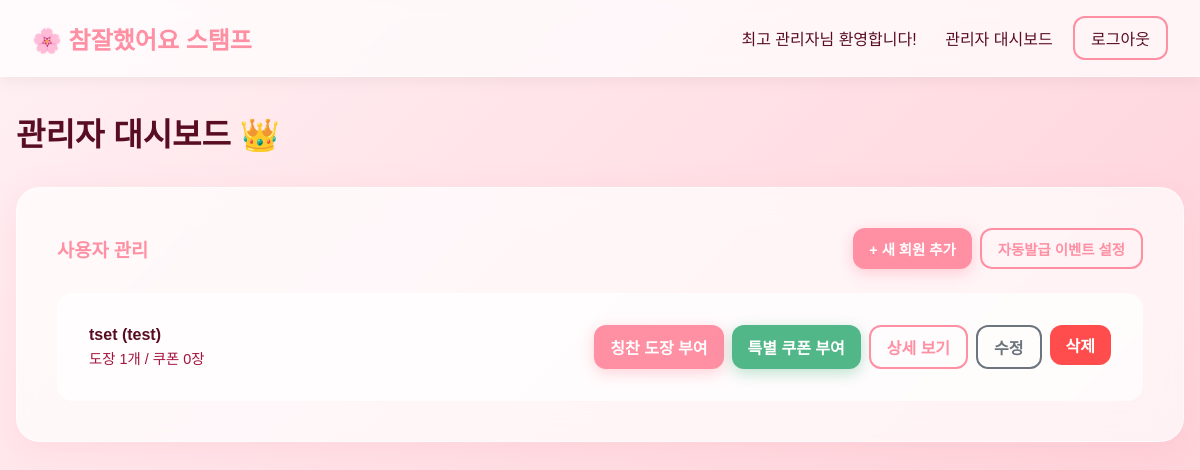
Screenshot of /admin_dashboard (signed in) with the database file from the repository.
### models.py (models this page shows)
class User(UserMixin, db.Model):
    id = db.Column(db.Integer, primary_key=True)
    username = db.Column(db.String(150), unique=True, nullable=False)
    password_hash = db.Column(db.String(256), nullable=False)
    name = db.Column(db.String(150), nullable=False)
    is_admin = db.Column(db.Boolean, default=False)
    stamps_received = db.relationship('Stamp', foreign_keys='Stamp.user_id', backref='receiver', lazy=True, cascade='all, delete-orphan')
    coupons_received = db.relationship('Coupon', foreign_keys='Coupon.user_id', backref='owner', lazy=True, cascade='all, delete-orphan')

### app.py (the view)
@app.route('/admin_dashboard')
@login_required
def admin_dashboard():
    if not current_user.is_admin:
        return redirect(url_for('user_dashboard'))
    users = User.query.filter_by(is_admin=False).all()
    event_config = EventConfig.query.first()
    user_stats = []
    for u in users:
        stamps_count = Stamp.query.filter_by(user_id=u.id).count()
        coupons_count = Coupon.query.filter_by(user_id=u.id).count()
        user_stats.append({
            'user': u,
            'stamps': stamps_count,
            'coupons': coupons_count
        })
    recent_used_coupons = Coupon.query.filter_by(is_used=True).order_by(Coupon.used_at.desc()).limit(10).all()
    return render_template('admin_dashboard.html', user_stats=user_stats, event_config=event_config, recent_used_coupons=recent_used_coupons)

### app.py (called while the page is built)
@login_manager.user_loader
def load_user(user_id):
    return User.query.get(int(user_id))

### templates/admin_dashboard.html (shortened to what this page needs)
{% extends "base.html" %}
{% block content %}
<div class="dashboard-header">
    <h1 class="dashboard-title">관리자 대시보드 👑</h1>
</div>
<div class="admin-grid">
    <div class="glass-card" style="grid-column: 1 / -1;">
        <h3 style="color: var(--primary); margin-bottom: 1.5rem; display: flex; flex-wrap: wrap; justify-content: space-between; align-items: center; gap: 1rem;">
            사용자 관리
            <div style="display: flex; gap: 0.5rem; flex-wrap: wrap;">
                <button class="btn btn-primary" onclick="openAddUserModal()" style="font-size: 0.9rem; padding: 0.5rem 1rem;">+ 새 회원 추가</button>
                <button class="btn btn-outline" onclick="openModal('eventModal')" style="font-size: 0.9rem; padding: 0.5rem 1rem;">자동발급 이벤트 설정</button>
            </div>
        </h3>
        <div style="background: rgba(255,255,255,0.7); border-radius: 16px; padding: 1rem;">
            {% for item in user_stats %}
                <div class="user-list-item">
                    <div class="user-info">
                        <h4>{{ item.user.name }} ({{ item.user.username }})</h4>
                        <p>도장 {{ item.stamps }}개 / 쿠폰 {{ item.coupons }}장</p>
                    </div>
                    <div style="display: flex; gap: 0.5rem;">
                        <button class="btn btn-primary" onclick="openStampModal({{ item.user.id }}, '{{ item.user.name }}')" style="padding: 0.5rem 1rem;">칭찬 도장 부여</button>
                        <button class="btn btn-success" onclick="openCouponModal({{ item.user.id }}, '{{ item.user.name }}')" style="padding: 0.5rem 1rem;">특별 쿠폰 부여</button>
                        <a href="{{ url_for('admin_user_detail', user_id=item.user.id) }}" class="btn btn-outline" style="padding: 0.5rem 1rem; text-decoration: none;">상세 보기</a>
                        <button class="btn btn-outline" onclick="openEditUserModal({{ item.user.id }}, '{{ item.user.name }}')" style="padding: 0.5rem 1rem; color: #6c757d; border-color: #6c757d;">수정</button>
                        <form method="POST" action="{{ url_for('admin_delete_user', user_id=item.user.id) }}" style="margin: 0;" onsubmit="return confirm('이 사용자와 연관된 모든 스탬프/쿠폰 내역이 삭제됩니다. 정말 삭제하시겠습니까?');">
                            <button type="submit" class="btn btn-danger" style="padding: 0.5rem 1rem; background: #ff4d4d; border: none; color: white;">삭제</button>
                        </form>
                    </div>
                </div>
            {% else %}
                <p style="text-align: center; padding: 2rem; color: var(--text-muted);">아직 가입한 사용자가 없습니다.</p>
            {% endfor %}
        </div>
    </div>
</div>
{% endblock %}

### templates/base.html (shortened to what this page needs)
<!DOCTYPE html>
<html lang="ko">
<head>
    <link rel="stylesheet" as="style" crossorigin href="https://cdn.jsdelivr.net/gh/orioncactus/pretendard@v1.3.8/dist/web/variable/pretendardvariable.css" />
    <link rel="stylesheet" href="{{ url_for('static', filename='css/style.css') }}">
</head>
<body>
    <nav class="navbar">
        <a href="{{ url_for('index') }}" class="navbar-brand">
            🌸 참잘했어요 스탬프
        </a>
        <div class="nav-links">
            {% if current_user.is_authenticated %}
                <span>{{ current_user.name }}님 환영합니다!</span>
                {% if current_user.is_admin %}
                    <a href="{{ url_for('admin_dashboard') }}">관리자 대시보드</a>
                {% else %}
                    <a href="{{ url_for('user_dashboard') }}">내 스탬프</a>
                {% endif %}
                <a href="{{ url_for('logout') }}" class="btn btn-outline" style="padding: 0.5rem 1rem; margin-left:1rem;">로그아웃</a>
            {% else %}
                <a href="{{ url_for('login') }}">로그인</a>
                <a href="{{ url_for('register') }}" class="btn btn-primary" style="padding: 0.5rem 1rem;">회원가입</a>
            {% endif %}
        </div>
    </nav>
    <div class="container">
        {% block content %}{% endblock %}
    </div>
</body>
</html>

### static/css/style.css (style rules this page uses)
:root { --primary: #ff8fa3; --primary-light: #ffb3c1; --secondary: #ffccd5; --bg-gradient-start: #fff0f3; --bg-gradient-end: #ffccd5; --text-main: #590d22; --text-muted: #a4133c; --glass-bg: rgba(255, 255, 255, 0.7); --glass-border: rgba(255, 255, 255, 0.6); --glass-shadow: 0 8px 32px 0 rgba(255, 143, 163, 0.15); }
* { box-sizing: border-box; margin: 0; padding: 0; }
body { font-family: 'Pretendard', 'Noto Sans KR', sans-serif; background: linear-gradient(135deg, var(--bg-gradient-start), var(--bg-gradient-end)); min-height: 100vh; color: var(--text-main); display: flex; flex-direction: column; }
.navbar { background: var(--glass-bg); backdrop-filter: blur(10px); -webkit-backdrop-filter: blur(10px); border-bottom: 1px solid var(--glass-border); padding: 1rem 2rem; display: flex; justify-content: space-between; align-items: center; box-shadow: 0 4px 15px rgba(0,0,0,0.05); }
.navbar-brand { font-size: 1.5rem; font-weight: 700; color: var(--primary); text-decoration: none; display: flex; align-items: center; gap: 0.5rem; }
.nav-links a { color: var(--text-main); text-decoration: none; margin-left: 1.5rem; font-weight: 500; transition: color 0.3s; }
.container { max-width: 1200px; margin: 2rem auto; padding: 0 1rem; flex: 1; width: 100%; }
.glass-card { background: var(--glass-bg); backdrop-filter: blur(16px); -webkit-backdrop-filter: blur(16px); border: 1px solid var(--glass-border); border-radius: 24px; box-shadow: var(--glass-shadow); padding: 2.5rem; animation: fadeIn 0.5s ease-out; }
.btn { display: inline-block; padding: 0.8rem 1.5rem; border-radius: 12px; border: none; font-size: 1rem; font-weight: 600; cursor: pointer; transition: all 0.3s cubic-bezier(0.4, 0, 0.2, 1); text-align: center; text-decoration: none; }
.btn-primary { background: var(--primary); color: white; box-shadow: 0 4px 15px rgba(255, 143, 163, 0.4); }
.btn-success { background: #52b788; color: white; box-shadow: 0 4px 15px rgba(82, 183, 136, 0.4); }
.btn-outline { background: transparent; border: 2px solid var(--primary); color: var(--primary); }
.dashboard-header { display: flex; justify-content: space-between; align-items: center; margin-bottom: 2rem; }
.dashboard-title { font-size: 2rem; color: var(--text-main); }
.admin-grid { display: grid; grid-template-columns: 1fr 1fr; gap: 2rem; }
.user-list-item { display: flex; justify-content: space-between; align-items: center; padding: 1rem; border-bottom: 1px solid var(--glass-border); }
.user-list-item:last-child { border-bottom: none; }
.user-info h4 { margin-bottom: 0.2rem; }
.user-info p { font-size: 0.9rem; color: var(--text-muted); }

### rows the page displays
User: name "최고 관리자"
User: user.name "tset", user.username "test"

### other values shown
{{ item.stamps }} "1"
{{ item.coupons }} "0"
